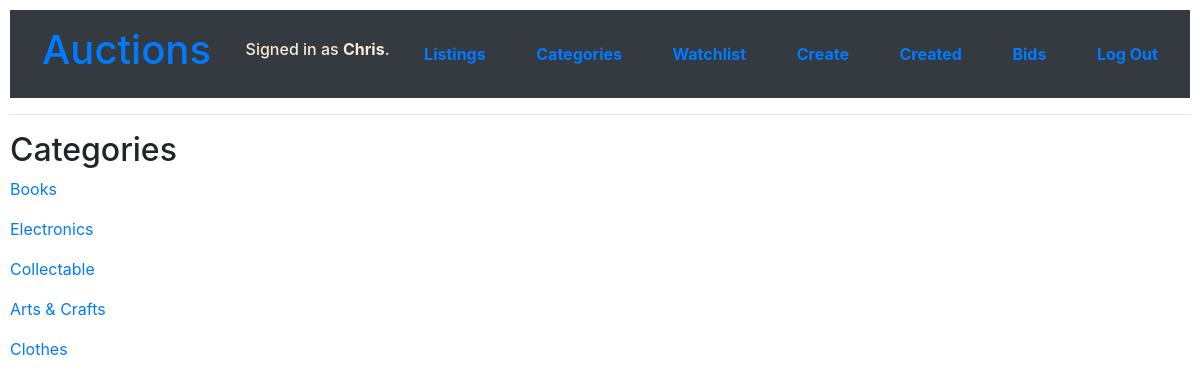
Page /category (signed in) on the committed database.
### auctions/models.py (models this page shows, shortened)
class User(AbstractUser):
    pass

class Category(models.Model):
    id= models.AutoField(primary_key=True)
    category_name =  models.CharField(max_length=50)

### auctions/views.py (the view)
# urls.py: path("category", views.category, name="category_menu"),
@login_required(login_url='/login/')
def category(request):
    category = Category.objects.all()
    return render(request, "auctions/category.html",{
        "category":category
        })

### auctions/templates/auctions/category.html
{% extends "auctions/layout.html" %}
{% block body %}
    <h2>Categories</h2>
    {%for category in category%}
            <div class="form-group">
                <a href='{%url "categories_item" category.id %}'>{{category.category_name}}</a>
            </div>
    {%endfor%}
{% endblock %}

### auctions/templates/auctions/layout.html (shortened to what this page needs)
{% load static %}
<!DOCTYPE html>
<html lang="en">
    <head>
        <link rel="stylesheet" href="https://stackpath.bootstrapcdn.com/bootstrap/4.4.1/css/bootstrap.min.css">
        <link href="{% static 'auctions/styles.css' %}" rel="stylesheet">
    </head>
    <body>
        <nav class="navbar navbar-dark bg-dark">
            <h1><a href="{% url 'index' %}" class="nav-link">Auctions</a></h1>
            <div>
                {% if user.is_authenticated %}
                    <h6 style="color: antiquewhite;">Signed in as <strong>{{ user.username }}</strong>.</h6>
                {% else %}
                <h6 style="color: antiquewhite;"><strong>Not signed in</strong></h6>
                {% endif %}
            </div>
                <a class="nav-link" href="{% url 'index' %}"> <strong>Listings</strong></a>
            {% if user.is_authenticated %}
                    <a class="nav-link" href="{% url 'category_menu' %}"><strong>Categories</strong></a>
                    <a class="nav-link" href="{% url 'watchlist' %}"><strong>Watchlist</strong></a>
                    <a class="nav-link" href="{% url 'create_listing' %}"><strong>Create</strong></a>
                    <a class="nav-link" href="{% url 'created_list' %}"><strong>Created</strong></a>
                    <a class="nav-link" href="{% url 'bids_user' %}"><strong>Bids</strong></a>
                    <a class="nav-link" href="{% url 'logout' %}"><strong>Log Out</strong></a>
            {% else %}
                    <a class="nav-link" href="{% url 'login' %}"><strong>Log In</strong></a>
                    <a class="nav-link" href="{% url 'register' %}"><strong>Register</strong></a>
            {% endif %}
        </nav>
        <hr>
        {% block body %}
        {% endblock %}
    </body>
</html>

### auctions/static/auctions/styles.css (style rules this page uses)
body { padding: 10px; }

### rows in the picture
User: username "Chris"
Category: category_name "Books"
Category: category_name "Electronics"
Category: category_name "Collectable"
Category: category_name "Arts & Crafts"
Category: category_name "Clothes"
